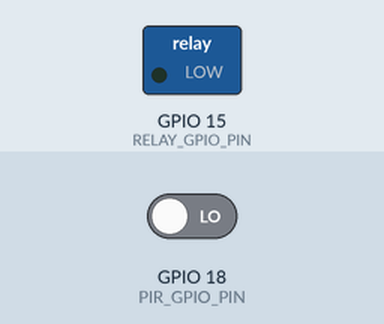
Recording of a program running on a simulated Raspberry Pi (BCM pin numbers). On the bench: switched loads named in the program (green lamp = pin HIGH). Dashed ring = blinking. The test bench sets the inputs (shaded band); at power-on: GPIO 18 (PIR_GPIO_PIN) LOW. What the program prints to the terminal is not drawn.

Above: at 3.2 s.
3.3 s: GPIO 18 (PIR_GPIO_PIN) driven HIGH
At 4.0 s:
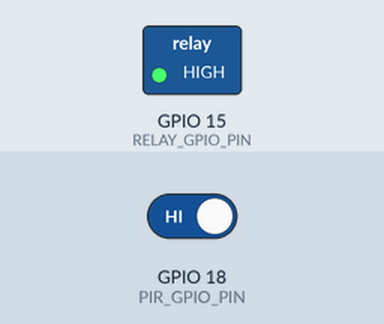
6.3 s: GPIO 18 (PIR_GPIO_PIN) driven LOW
At 7.0 s:
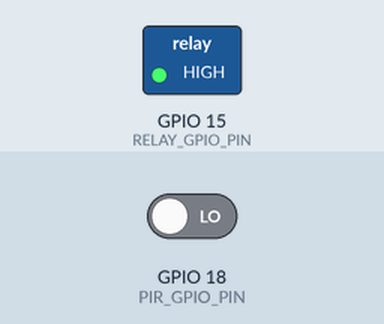
Timing chart, 0 to 9.3 s (numbered marks = the images above; inputs shaded):
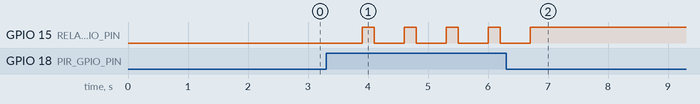

The program:

complete_setup.py
```python
import RPi.GPIO as GPIO
import time

PIR_GPIO_PIN=18
RELAY_GPIO_PIN=15

GPIO.setmode(GPIO.BCM)

GPIO.setup(PIR_GPIO_PIN,GPIO.IN)
GPIO.setup(RELAY_GPIO_PIN,GPIO.OUT)
print("Motion dependent security sensor")
time.sleep(2)

while True:
    #print(GPIO.input(PIR_GPIO_PIN))
    if GPIO.input(PIR_GPIO_PIN):
        #print("Motion detected")
        GPIO.output(RELAY_GPIO_PIN, GPIO.LOW)
        time.sleep(0.5)
        GPIO.output(RELAY_GPIO_PIN, GPIO.HIGH)
    time.sleep(0.2)
GPIO.cleanup()
```

Measured:
- after the input at 3.3 s, GPIO 15 (RELAY_GPIO_PIN): alternates HIGH for 0.20 s and LOW for 0.50 s, starting after 0.60 s
- after the input at 6.3 s, GPIO 15 (RELAY_GPIO_PIN): goes on until 6.7 s, then stays HIGH
